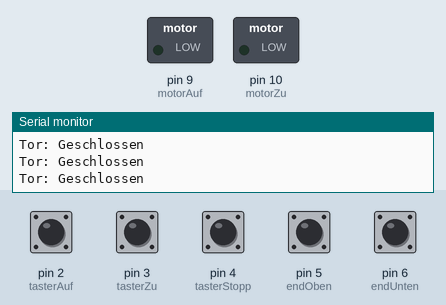
Recording of a sketch running on a simulated Arduino Uno, built with avr-gcc and run on an emulated ATmega328P. On the bench: switched loads named in the sketch (green lamp = pin HIGH), the last lines printed to the serial monitor. Inputs (shaded band) come from the test bench; at power-on: pin 2 (tasterAuf), pin 3 (tasterZu), pin 4 (tasterStopp), pin 5 (endOben), pin 6 (endUnten) HIGH.

Above: at 1.2 s.
1.3 s: pin 2 (tasterAuf) pulled LOW for 0.25 s
At 2.4 s:
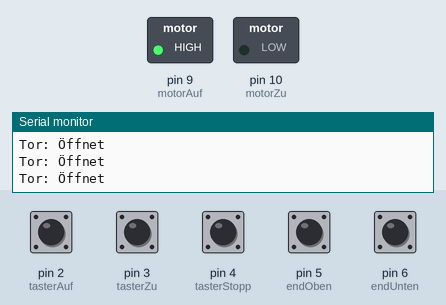
3.1 s: pin 5 (endOben) pulled LOW for 0.25 s
At 3.8 s:
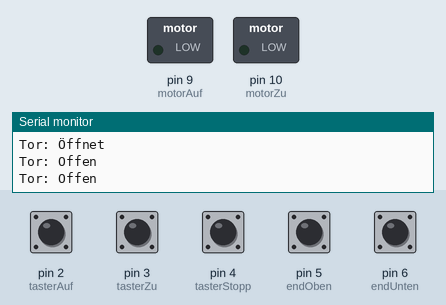
5.3 s: pin 3 (tasterZu) pulled LOW for 0.25 s
At 6.7 s:
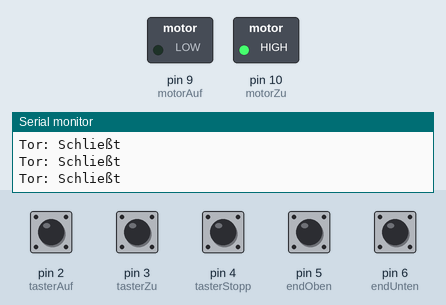
7.1 s: pin 2 (tasterAuf) pulled LOW for 1 s
At 8.1 s:
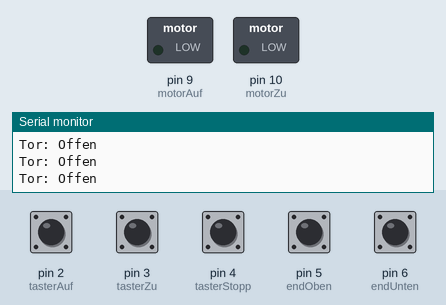
9.6 s: pin 3 (tasterZu) pulled LOW for 1 s
At 11.2 s:
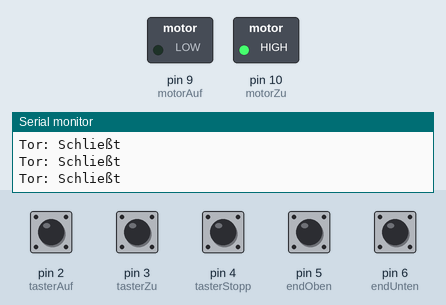
Timing chart, 0 to 12.7 s (numbered marks = the images above; inputs shaded):
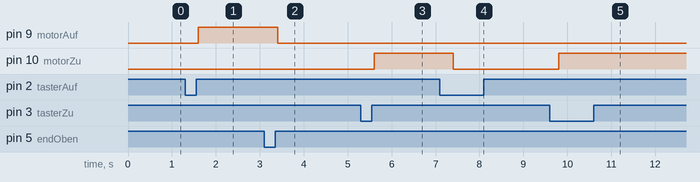

The sketch:

Garagentorsteuerung.ino
```cpp
// Zustände definieren
enum State { GESCHLOSSEN, OEFFNET, OFFEN, SCHLIESST };
State state = GESCHLOSSEN;

// Eingänge (Taster + Endschalter)
const int tasterAuf = 2;
const int tasterZu = 3;
const int tasterStopp = 4;
const int endOben = 5;
const int endUnten = 6;

// Ausgänge (LEDs als Motor-Simulation)
const int motorAuf = 9;     // LED = Motor öffnet
const int motorZu = 10;     // LED = Motor schließt

void setup() {
  pinMode(tasterAuf, INPUT_PULLUP);
  pinMode(tasterZu, INPUT_PULLUP);
  pinMode(tasterStopp, INPUT_PULLUP);
  pinMode(endOben, INPUT_PULLUP);
  pinMode(endUnten, INPUT_PULLUP);

  pinMode(motorAuf, OUTPUT);
  pinMode(motorZu, OUTPUT);

  Serial.begin(9600);
}

void loop() {
  // Motor standardmäßig aus
  digitalWrite(motorAuf, LOW);
  digitalWrite(motorZu, LOW);

  switch (state) {
    case GESCHLOSSEN:
      Serial.println("Tor: Geschlossen");
      if (digitalRead(tasterAuf) == LOW) {
        state = OEFFNET;
      }
      break;

    case OEFFNET:
      Serial.println("Tor: Öffnet");
      digitalWrite(motorAuf, HIGH);
      if (digitalRead(endOben) == LOW) {
        state = OFFEN;
      }
      if (digitalRead(tasterStopp) == LOW || digitalRead(tasterZu) == LOW) {
        state = GESCHLOSSEN;  // Abbruch oder sofort wieder schließen
      }
      break;

    case OFFEN:
      Serial.println("Tor: Offen");
      if (digitalRead(tasterZu) == LOW) {
        state = SCHLIESST;
      }
      break;

    case SCHLIESST:
      Serial.println("Tor: Schließt");
      digitalWrite(motorZu, HIGH);
      if (digitalRead(endUnten) == LOW) {
        state = GESCHLOSSEN;
      }
      if (digitalRead(tasterStopp) == LOW || digitalRead(tasterAuf) == LOW) {
        state = OFFEN; // Abbruch oder sofort wieder öffnen
      }
      break;
  }

  delay(200); // kleine Entprellung / Debug-Verzögerung
}
```

Measured:
- after the input at 1.3 s, pin 9 (motorAuf): LOW → HIGH after 0.30 s
- after the input at 3.1 s, pin 9 (motorAuf): HIGH → LOW after 0.30 s
- after the input at 5.3 s, pin 10 (motorZu): LOW → HIGH after 0.30 s
- after the input at 7.1 s, pin 10 (motorZu): HIGH → LOW after 0.31 s
- after the input at 9.6 s, pin 10 (motorZu): LOW → HIGH after 0.21 s
